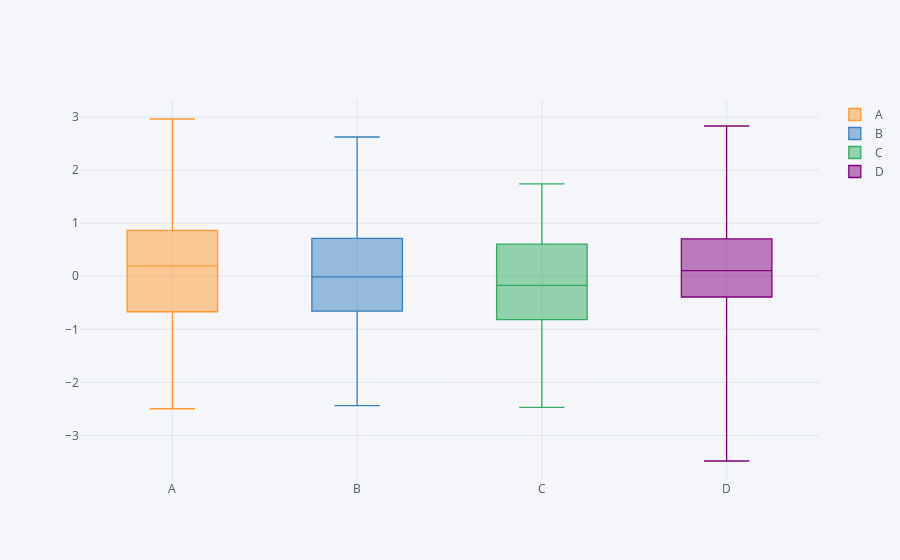

The notebook cell saved with this chart:
### Code cell
# BOX PLOT: information on the quartiles for each category
df.iplot(kind='box')
